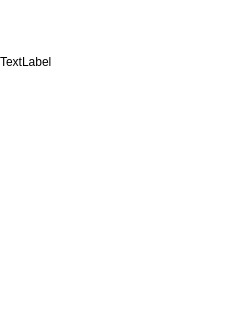
<?xml version="1.0" encoding="UTF-8"?>
<ui version="4.0">
 <class>LoadGif</class>
 <widget class="QWidget" name="LoadGif">
  <property name="geometry">
   <rect>
    <x>0</x>
    <y>0</y>
    <width>240</width>
    <height>320</height>
   </rect>
  </property>
  <property name="minimumSize">
   <size>
    <width>240</width>
    <height>320</height>
   </size>
  </property>
  <property name="maximumSize">
   <size>
    <width>240</width>
    <height>320</height>
   </size>
  </property>
  <property name="windowTitle">
   <string>Form</string>
  </property>
  <property name="styleSheet">
   <string notr="true">background-color: rgba(255, 255, 255, 100);</string>
  </property>
  <widget class="QLabel" name="label_gif">
   <property name="geometry">
    <rect>
     <x>0</x>
     <y>0</y>
     <width>124</width>
     <height>124</height>
    </rect>
   </property>
   <property name="sizePolicy">
    <sizepolicy hsizetype="Maximum" vsizetype="Maximum">
     <horstretch>0</horstretch>
     <verstretch>0</verstretch>
    </sizepolicy>
   </property>
   <property name="styleSheet">
    <string notr="true">background-color: rgba(255, 255, 255, 0);</string>
   </property>
   <property name="text">
    <string>TextLabel</string>
   </property>
  </widget>
 </widget>
 <resources/>
 <connections/>
</ui>
